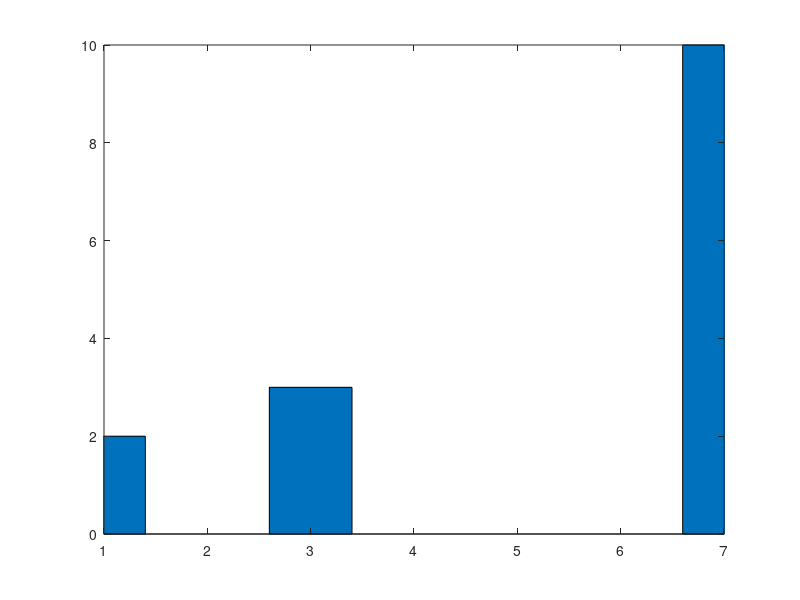

Reproduce this figure in MATLAB.
data=csvread('Su-Means.csv');
data=data';
mx=max(data);
h=zeros(1,length(mx));

for i=1:length(mx)
    v=data(:,i);
    mx=max(v);
    mx=mx(1);
    id=find(v==mx);
    idx(i)=id(1);
    h(idx(i))=h(idx(i))+1;
end

bar(h)
xlim([1 7])
h(1:7)